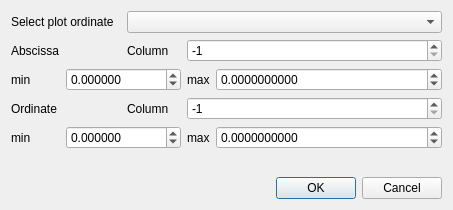
<?xml version="1.0" encoding="UTF-8"?>
<ui version="4.0">
 <class>DialogFindFromPlot</class>
 <widget class="QDialog" name="DialogFindFromPlot">
  <property name="geometry">
   <rect>
    <x>0</x>
    <y>0</y>
    <width>453</width>
    <height>210</height>
   </rect>
  </property>
  <property name="windowTitle">
   <string>Dialog</string>
  </property>
  <layout class="QGridLayout" name="gridLayout">
   <item row="0" column="0" colspan="2">
    <widget class="QLabel" name="label_4">
     <property name="text">
      <string>Select plot ordinate</string>
     </property>
    </widget>
   </item>
   <item row="0" column="2" colspan="3">
    <widget class="QComboBox" name="namesBox"/>
   </item>
   <item row="1" column="0" colspan="2">
    <widget class="QLabel" name="label">
     <property name="text">
      <string>Abscissa</string>
     </property>
    </widget>
   </item>
   <item row="1" column="2">
    <widget class="QLabel" name="label_5">
     <property name="text">
      <string>Column</string>
     </property>
    </widget>
   </item>
   <item row="1" column="3" colspan="2">
    <widget class="QSpinBox" name="xNum">
     <property name="minimum">
      <number>-1</number>
     </property>
     <property name="maximum">
      <number>15</number>
     </property>
     <property name="value">
      <number>-1</number>
     </property>
    </widget>
   </item>
   <item row="2" column="0">
    <widget class="QLabel" name="label_6">
     <property name="text">
      <string>min</string>
     </property>
    </widget>
   </item>
   <item row="2" column="1" colspan="2">
    <widget class="QDoubleSpinBox" name="xminVal">
     <property name="decimals">
      <number>6</number>
     </property>
     <property name="minimum">
      <double>-1000000000.000000000000000</double>
     </property>
     <property name="maximum">
      <double>1000000000.000000000000000</double>
     </property>
    </widget>
   </item>
   <item row="2" column="3">
    <widget class="QLabel" name="label_7">
     <property name="text">
      <string>max</string>
     </property>
    </widget>
   </item>
   <item row="2" column="4">
    <widget class="QDoubleSpinBox" name="xmaxVal">
     <property name="decimals">
      <number>10</number>
     </property>
     <property name="minimum">
      <double>-1000000000.000000000000000</double>
     </property>
     <property name="maximum">
      <double>1000000000.000000000000000</double>
     </property>
    </widget>
   </item>
   <item row="3" column="0" colspan="2">
    <widget class="QLabel" name="label_2">
     <property name="text">
      <string>Ordinate</string>
     </property>
    </widget>
   </item>
   <item row="3" column="2">
    <widget class="QLabel" name="label_9">
     <property name="text">
      <string>Column</string>
     </property>
    </widget>
   </item>
   <item row="3" column="3" colspan="2">
    <widget class="QSpinBox" name="yNum">
     <property name="minimum">
      <number>-1</number>
     </property>
     <property name="maximum">
      <number>15</number>
     </property>
     <property name="value">
      <number>-1</number>
     </property>
    </widget>
   </item>
   <item row="4" column="0">
    <widget class="QLabel" name="label_10">
     <property name="text">
      <string>min</string>
     </property>
    </widget>
   </item>
   <item row="4" column="1" colspan="2">
    <widget class="QDoubleSpinBox" name="yminVal">
     <property name="decimals">
      <number>6</number>
     </property>
     <property name="minimum">
      <double>-1000000000.000000000000000</double>
     </property>
     <property name="maximum">
      <double>1000000000.000000000000000</double>
     </property>
    </widget>
   </item>
   <item row="4" column="3">
    <widget class="QLabel" name="label_11">
     <property name="text">
      <string>max</string>
     </property>
    </widget>
   </item>
   <item row="4" column="4">
    <widget class="QDoubleSpinBox" name="ymaxVal">
     <property name="decimals">
      <number>10</number>
     </property>
     <property name="minimum">
      <double>-1000000000.000000000000000</double>
     </property>
     <property name="maximum">
      <double>1000000000.000000000000000</double>
     </property>
    </widget>
   </item>
   <item row="5" column="0">
    <widget class="QLabel" name="label_3">
     <property name="text">
      <string/>
     </property>
    </widget>
   </item>
   <item row="6" column="4">
    <widget class="QDialogButtonBox" name="buttonBox">
     <property name="orientation">
      <enum>Qt::Horizontal</enum>
     </property>
     <property name="standardButtons">
      <set>QDialogButtonBox::Cancel|QDialogButtonBox::Ok</set>
     </property>
    </widget>
   </item>
  </layout>
 </widget>
 <resources/>
 <connections>
  <connection>
   <sender>buttonBox</sender>
   <signal>accepted()</signal>
   <receiver>DialogFindFromPlot</receiver>
   <slot>accept()</slot>
   <hints>
    <hint type="sourcelabel">
     <x>248</x>
     <y>254</y>
    </hint>
    <hint type="destinationlabel">
     <x>157</x>
     <y>274</y>
    </hint>
   </hints>
  </connection>
  <connection>
   <sender>buttonBox</sender>
   <signal>rejected()</signal>
   <receiver>DialogFindFromPlot</receiver>
   <slot>reject()</slot>
   <hints>
    <hint type="sourcelabel">
     <x>316</x>
     <y>260</y>
    </hint>
    <hint type="destinationlabel">
     <x>286</x>
     <y>274</y>
    </hint>
   </hints>
  </connection>
 </connections>
</ui>
